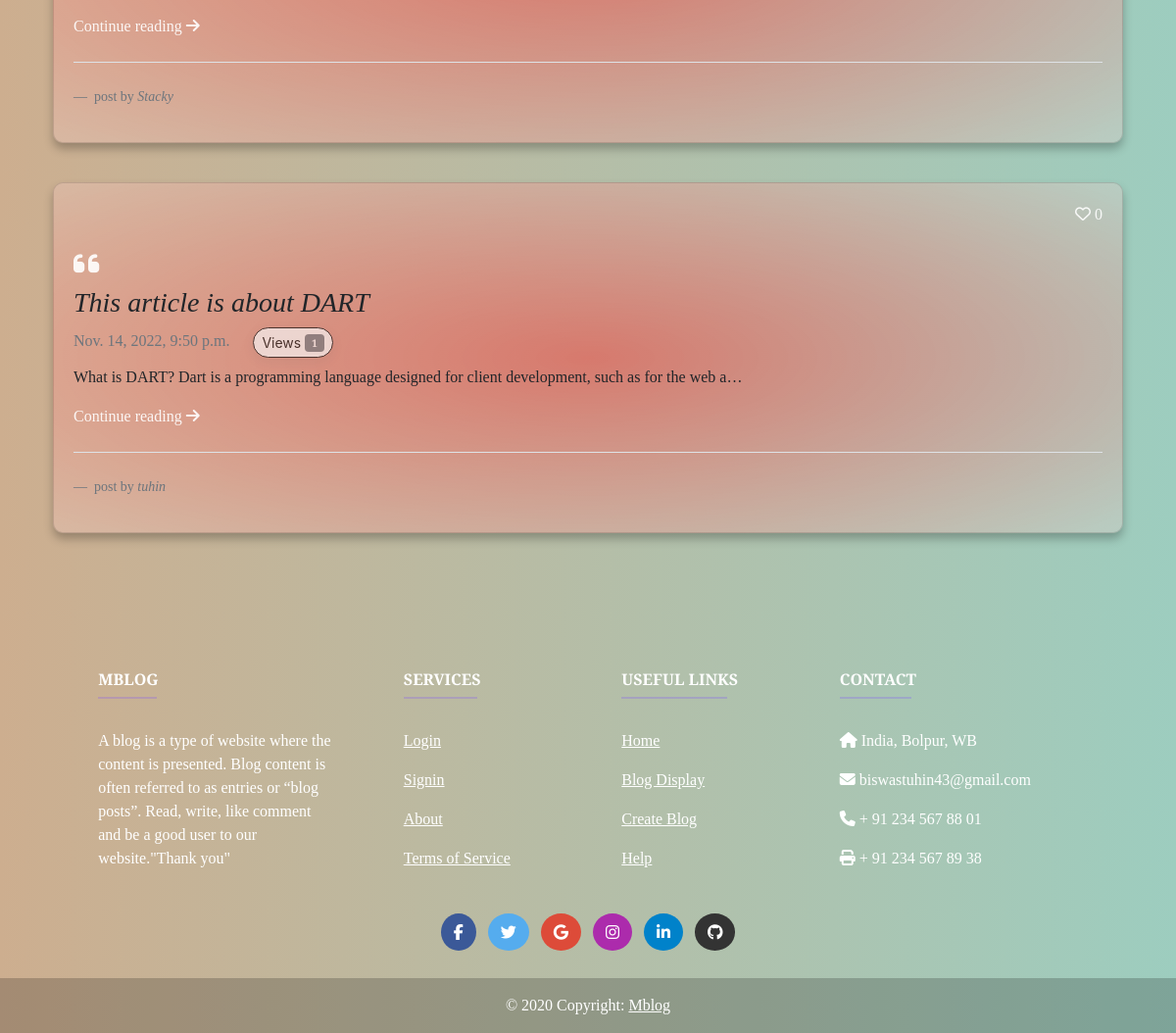
/blog/ (lower part), run on an earlier commit of the app's database.
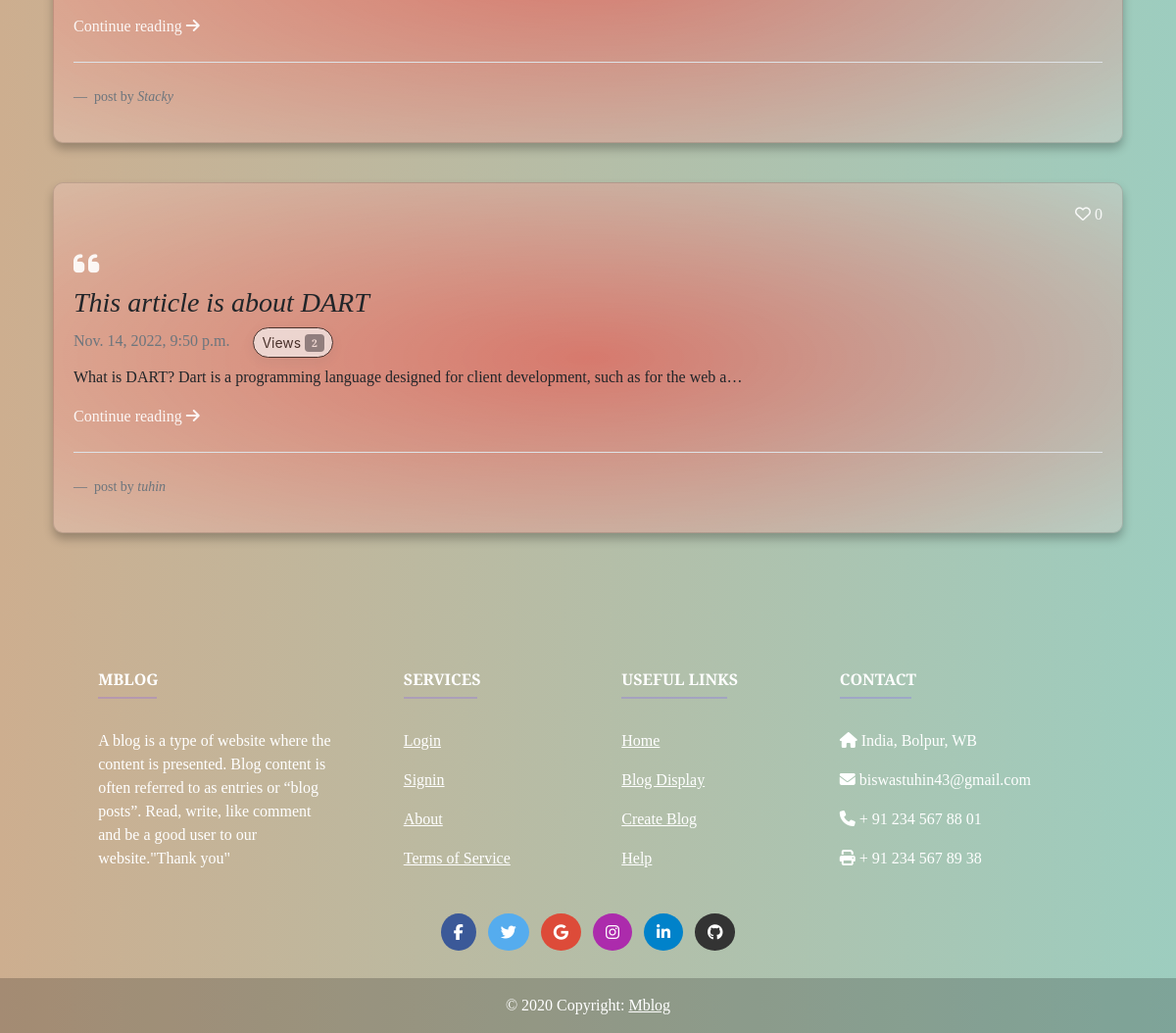
And on a later commit of the database.
### blog/models.py (models this page shows, shortened)
class Post(models.Model):
     sno = models.AutoField(primary_key=True)
     title = models.CharField(max_length=255)
     content = models.TextField()
     author = models.CharField(max_length=100)
     slug = models.CharField(max_length=130)
     totalviews = models.IntegerField(default=0)
     views = models.IntegerField(default=0)
     likes = models.IntegerField(default=0)
     timeStamp = models.DateTimeField(default=now)

### blog/views.py (the view)
# urls.py: path('', views.blogHome, name="blogHome"),
def blogHome(request):
    allPosts= Post.objects.all()
    context={'allPosts': allPosts}
    return render(request, "blog/bloghome.html", context)

### templates/blog/bloghome.html (shortened to what this page needs)
{% extends 'base.html' %}
{% block body %}
<main class="container my-3">
       <section class="mx-auto my-5">
            {% for post in allPosts %}
            <div class="main-container p-0">
              <div class="cards">
                <div class="card card-2">
                  <div class="card__icon"><i class="fa-solid fa-quote-left"></i></div>
                    <p class="card__exit">
                    <i class="fa-regular fa-heart"></i> {{post.likes}}</p>
                    <em><h3 class="mb-0" style="font-family: 'Monoton', cursive;">{{post.title}}</h3></em>
                    <div class="mb-1 text-muted mt-2 mb-2">{{post.timeStamp}}<span class="mx-4"><button type="button" class="btn btn-light btn-sm" style="border-color: black;
                      border-radius: 30px 30px 30px 30px !important;
                      box-shadow: 0 4px 15px 0 rgb(7 42 68 / 9%);" disabled>
                      Views <span class="badge text-bg-secondary">{{post.views}}</span>
                    </button></span></div>
                    <p class="mb-auto"><div class="preview">{{post.content|safe|truncatechars:200}}</div></p>
                    {% if user.is_authenticated %}
                    <form action="/blog/postView" method="post">{% csrf_token %}
                      <input type="hidden" name="pSno" value="{{post.sno}}">
                    <button type="submit" class="card__link" href="/blog/{{post.slug}}" style="background: none;border: none;">Continue reading <i class="fas fa-arrow-right"></i></button>
                    </form>
                    {% else %}
                    <a class="card__link" href="/blog/{{post.slug}}" style="background: none;border: none;">Continue reading <i class="fas fa-arrow-right"></i></a>
                    {% endif %}
                    <footer class="blockquote-footer pt-4 mt-4 border-top">
                      post by
                      <cite title="Source Title">{{post.author}}</cite>
                    </footer>
                  </div>
                </div>
              </div>
            {% endfor %}
          </section>
  </main>
{% endblock body %}

What changed in the data, as far as the page shows it:
changed Post "This article is about DART": views "1" → "2"
